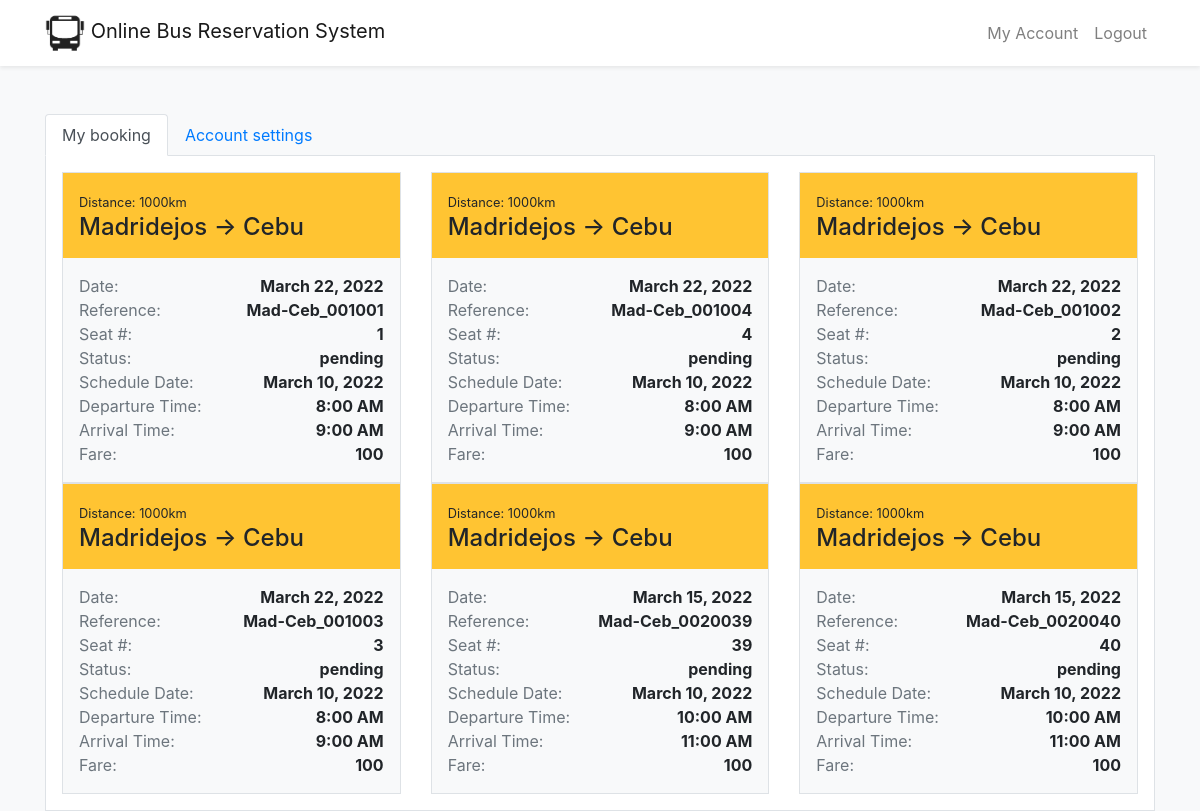
/account.php (signed in), run on the app's committed database.
### tables this page shows
CREATE TABLE `tblbook` (
  `id` int(11) NOT NULL,
  `schedule_id` int(11) NOT NULL,
  `passenger_id` int(11) NOT NULL,
  `seat_num` varchar(150) NOT NULL,
  `payment_status` varchar(150) NOT NULL,
  `total` varchar(150) NOT NULL,
  `book_date` datetime NOT NULL DEFAULT current_timestamp(),
  `book_reference` varchar(250) NOT NULL
);

CREATE TABLE `tblroute` (
  `id` int(11) NOT NULL,
  `route_from` int(11) NOT NULL,
  `route_to` int(11) NOT NULL,
  `distance` varchar(50) NOT NULL
);

CREATE TABLE `tbllocation` (
  `id` int(11) NOT NULL,
  `location_name` varchar(250) NOT NULL
);

CREATE TABLE `tblschedule` (
  `id` int(11) NOT NULL,
  `route_id` int(11) NOT NULL,
  `schedule_date` date NOT NULL,
  `departure` time NOT NULL,
  `arrival` time NOT NULL,
  `bus_id` int(11) NOT NULL,
  `driver_id` int(11) NOT NULL,
  `conductor_id` int(11) NOT NULL,
  `fare` decimal(10,0) NOT NULL,
  `status` varchar(150) NOT NULL
);

### controllers/book.php (called while the page is built, shortened)
<?php
    class Book
    {
        private $conn;
        private $table_name = "tblbook";
        public function __construct($db)
        {
            $this->conn = $db;
        }
        public function getPassengersBooking($passenger_id)
        {
            $query = "SELECT * FROM ".$this->table_name." b INNER JOIN tblschedule s ON b.schedule_id = s.id INNER JOIN tblroute r ON s.route_id = r.id WHERE passenger_id = '$passenger_id' ORDER BY book_date DESC";
            $result = $this->conn->query($query);
            $data = array();
            while ($row = $result->fetch_assoc()) {
                   $data[] = $row;
            }
            return $data;
        }
    }
?>

### controllers/location.php (called while the page is built, shortened)
<?php
    class Location
    {
        private $conn;
        private $table_name = "tbllocation";
        public function __construct($db)
        {
            $this->conn = $db;
        }
        public function getById($id)
        {
            $query = "SELECT * FROM ".$this->table_name." WHERE id = '$id'";
            $result = $this->conn->query($query);
            $data = $result->fetch_assoc();
            return $data;
        }
    }
?>

### account.php (the view, shortened to what this page needs)
<?php
    include('includes/layout-header.php');
    $database = new Database();
    $db = $database->getConnection();
    include('controllers/book.php');
    $new_book = new Book($db);
    $bookings = $new_book->getPassengersBooking($_SESSION["userId"]);
    include('controllers/location.php');
    $new_location = new Location($db);
?>
<main>
    <div class="container mt-5">
    <ul class="nav nav-tabs" id="myTab" role="tablist">
        <li class="nav-item">
            <a class="nav-link active" id="booking-tab" data-toggle="tab" href="#booking" role="tab" aria-controls="booking" aria-selected="true">My booking</a>
        </li>
        <li class="nav-item">
            <a class="nav-link" id="settings-tab" data-toggle="tab" href="#settings" role="tab" aria-controls="settings" aria-selected="false">Account settings</a>
        </li>
    </ul>
    <div class="tab-content" id="myTabContent">
        <div class="tab-pane fade bg-white p-3 border-right border-left border-bottom show active" id="booking" role="tabpanel" aria-labelledby="booking-tab">
            <div class="row">
                <?php
                    foreach ($bookings as &$row)
                    {
                        $route_from = $new_location->getById($row['route_from']);
                        $route_to = $new_location->getById($row['route_to']);
                        ?>
                            <div class="col-md-4">
                                <div class="border bg-light">
                                    <div class="bg-primary p-3">
                                        <small><?php echo 'Distance: '.$row['distance'] ?></small>
                                        <h4 class="mb-0">
                                            <?php echo $route_from["location_name"].' &#x2192; '.$route_to["location_name"] ?>
                                        </h4>
                                    </div>
                                    <div class="p-3">
                                        <p class="mb-0 d-flex align-items-center justify-content-between">
                                            <span class="text-muted">Date:</span>
                                            <span class="font-weight-bold"><?php echo date_format(date_create($row['book_date']),'F j, Y') ?></span>
                                        </p>
                                        <p class="mb-0 d-flex align-items-center justify-content-between">
                                            <span class="text-muted">Reference:</span>
                                            <span class="font-weight-bold"><?php echo $row['book_reference'] ?></span>
                                        </p>
                                        <p class="mb-0 d-flex align-items-center justify-content-between">
                                            <span class="text-muted">Seat #:</span>
                                            <span class="font-weight-bold"><?php echo $row['seat_num'] ?></span>
                                        </p>
                                        <p class="mb-0 d-flex align-items-center justify-content-between">
                                            <span class="text-muted">Status:</span>
                                            <span class="font-weight-bold"><?php echo $row['payment_status'] ?></span>
                                        </p>
                                        <p class="mb-0 d-flex align-items-center justify-content-between">
                                            <span class="text-muted">Schedule Date:</span>
                                            <span class="font-weight-bold"><?php echo date_format(date_create($row['schedule_date']),'F j, Y') ?></span>
                                        </p>
                                        <p class="mb-0 d-flex align-items-center justify-content-between">
                                            <span class="text-muted">Departure Time:</span>
                                            <span class="font-weight-bold"><?php echo date_format(date_create($row["departure"]), 'g:i A') ?></span>
                                        </p>
                                        <p class="mb-0 d-flex align-items-center justify-content-between">
                                            <span class="text-muted">Arrival Time:</span>
                                            <span class="font-weight-bold"><?php echo date_format(date_create($row["arrival"]), 'g:i A') ?></span>
                                        </p>
                                        <p class="mb-0 d-flex align-items-center justify-content-between">
                                            <span class="text-muted">Fare:</span>
                                            <span class="font-weight-bold"><?php echo $row['fare'] ?></span>
                                        </p>
                                    </div>
                                </div>
                            </div>
                        <?php
                    }
                ?>
            </div>
        </div>
    </div>
    </div>
</main>
<?php include('includes/layout-footer.php')?>

### includes/layout-header.php (shortened to what this page needs)
<!doctype html>
<html lang="en">
  <head>
    <link rel="stylesheet" href="./assets/bootstrap/css/bootstrap.min.css" />
    <link rel="stylesheet" href="./assets/css/styles.css" />
  </head>
  <body class="bg-light">
<nav class="navbar navbar-expand-lg navbar-light bg-white shadow-sm">
  <div class="container">
    <a class="navbar-brand" href="index.php">
      <img src="assets/images/icon-bus.png" style="width: 40px" alt="">
      Online Bus Reservation System
    </a>
  <div class="collapse navbar-collapse" id="navbarSupportedContent">
    <ul class="navbar-nav ml-auto">
      <?php
        if(isset($_SESSION["userId"])){
            ?>
              <li class="nav-item">
                <a class="nav-link" href="account.php">My Account</a>
              </li>
              <li class="nav-item">
                <a class="nav-link" href="logout.php">Logout</a>
              </li>
            <?php
        }
      ?>
    </ul>
  </div>
  </div>
</nav>

### assets/styles.css (style rules this page uses)
:root { --blue: #1e90ff; --white: #ffffff; --radius: 0.5rem; --clr-primary: #18ffff; --clr-primary-light: #adffff; --clr-primary-dark: #091034; --clr-gray100: #f9fbff; --clr-gray150: #f4f6fb; --clr-gray200: #eef1f6; --clr-gray300: #e1e5ee; --clr-gray400: #767b91; --clr-gray500: #4f546c; --clr-gray600: #2a324b; --clr-gray700: #161d34; --clr-bg: #060b23; }
* { margin: 0; padding: 0; box-sizing: border-box; }
.bg-primary { background-color: #ffc432 !important; }

### data on the page
tblbook: tblroute.distance "1000km", tbllocation.location_name "Madridejos", tbllocation.location_name "Cebu", book_date "March 22, 2022", book_reference "Mad-Ceb_001001", seat_num "1", payment_status "pending", schedule.schedule_date "March 10, 2022", schedule.departure "8:00 AM", schedule.arrival "9:00 AM", schedule.fare "100"
tblbook: tblroute.distance "1000km", tbllocation.location_name "Madridejos", tbllocation.location_name "Cebu", book_date "March 22, 2022", book_reference "Mad-Ceb_001004", seat_num "4", payment_status "pending", schedule.schedule_date "March 10, 2022", schedule.departure "8:00 AM", schedule.arrival "9:00 AM", schedule.fare "100"
tblbook: tblroute.distance "1000km", tbllocation.location_name "Madridejos", tbllocation.location_name "Cebu", book_date "March 22, 2022", book_reference "Mad-Ceb_001002", seat_num "2", payment_status "pending", schedule.schedule_date "March 10, 2022", schedule.departure "8:00 AM", schedule.arrival "9:00 AM", schedule.fare "100"
tblbook: tblroute.distance "1000km", tbllocation.location_name "Madridejos", tbllocation.location_name "Cebu", book_date "March 22, 2022", book_reference "Mad-Ceb_001003", seat_num "3", payment_status "pending", schedule.schedule_date "March 10, 2022", schedule.departure "8:00 AM", schedule.arrival "9:00 AM", schedule.fare "100"
tblbook: tblroute.distance "1000km", tbllocation.location_name "Madridejos", tbllocation.location_name "Cebu", book_date "March 15, 2022", book_reference "Mad-Ceb_0020039", seat_num "39", payment_status "pending", schedule.schedule_date "March 10, 2022", schedule.departure "10:00 AM", schedule.arrival "11:00 AM", schedule.fare "100"
tblbook: tblroute.distance "1000km", tbllocation.location_name "Madridejos", tbllocation.location_name "Cebu", book_date "March 15, 2022", book_reference "Mad-Ceb_0020040", seat_num "40", payment_status "pending", schedule.schedule_date "March 10, 2022", schedule.departure "10:00 AM", schedule.arrival "11:00 AM", schedule.fare "100"
